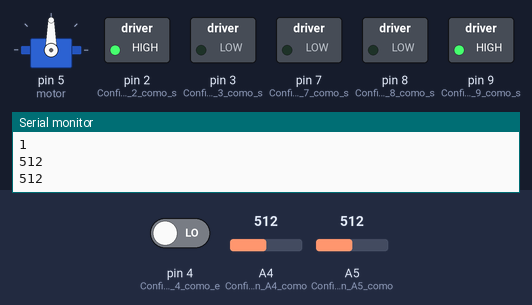
A sketch run on a simulated Arduino Uno, built with avr-gcc and run on an emulated ATmega328P. Parts: servo, switched loads named in the sketch (green lamp = pin HIGH), the last lines printed to the serial monitor. Dashed ring = blinking. Inputs (shaded band) come from the test bench; at power-on: pin 4 (Configura_el_pin_4_como_e) LOW, A4 (Configura_el_pin_A4_como) = 512, A5 (Configura_el_pin_A5_como) = 512.

Above: at 1.2 s.
1.3 s: pin 4 (Configura_el_pin_4_como_e) driven HIGH
At 1.73 s:
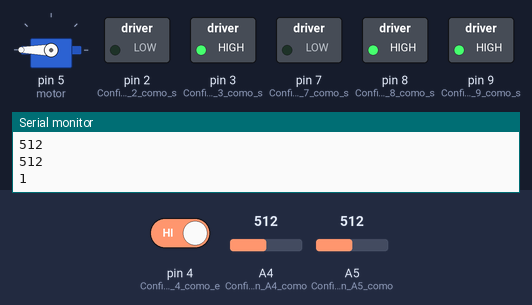
4.3 s: A4 (Configura_el_pin_A4_como) set to 488
At 4.74 s:
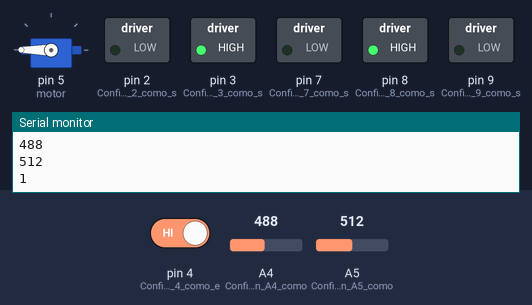
7.3 s: A5 (Configura_el_pin_A5_como) set to 210
10.3 s: A5 (Configura_el_pin_A5_como) set to 190
At 10.75 s:
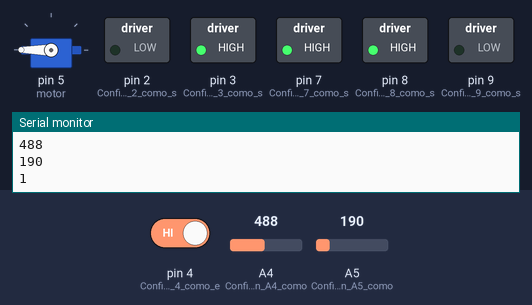
13.3 s: A4 (Configura_el_pin_A4_como) set to 510
At 13.75 s:
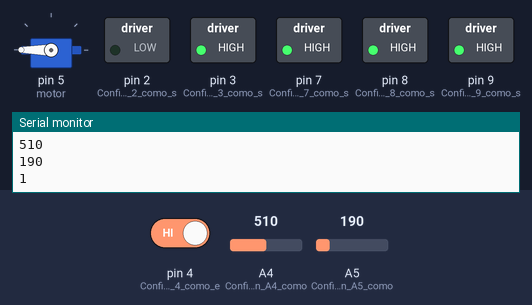
16.3 s: A4 (Configura_el_pin_A4_como) set to 490
At 17.2 s:
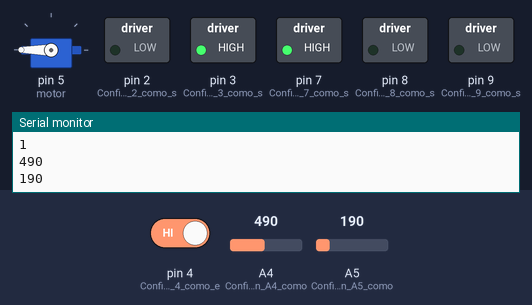
Timing chart, 0 to 20.3 s (numbered marks = the images above; inputs shaded):
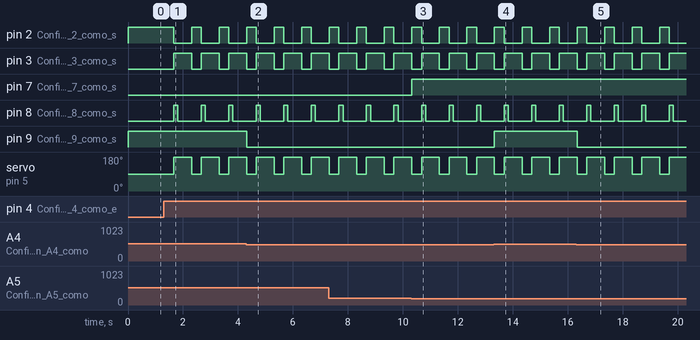

The sketch:

carpark_project_code.ino
```cpp
#include <Servo.h> // Incluye la librería Servo para controlar el servomotor

int boton = 0; // Variable que registra el estado del botón (cantidad de pulsaciones)
Servo motor; // Crea un objeto Servo para controlar la barrera de entrada

// Código inicial que se ejecuta una sola vez
void setup() {
   pinMode(7, OUTPUT); // Configura el pin 7 como salida para el LED amarillo (farol)
   pinMode(9, OUTPUT); // Configura el pin 9 como salida para el LED rojo (espacio de discapacitados)
   pinMode(4, INPUT);  // Configura el pin 4 como entrada para el botón de activación
   pinMode(A4, INPUT); // Configura el pin A4 como entrada para la fotoresistencia del área de discapacitados
   pinMode(A5, INPUT); // Configura el pin A5 como entrada para la fotoresistencia del farol
   Serial.begin(9600); // Inicializa la comunicación serial a 9600 baudios para monitorear datos
   pinMode(8, OUTPUT); // Configura el pin 8 como salida para el buzzer (emisor de sonido)
   pinMode(3, OUTPUT); // Configura el pin 3 como salida para el LED verde (estado de la barrera)
   pinMode(2, OUTPUT); // Configura el pin 2 como salida para el LED rojo (estado de la barrera)

   motor.attach(5, 500, 2500); // Asocia el servomotor al pin 5 y define sus límites de movimiento
   boton = 0; // Inicializa la variable del botón en 0
}

// Código en bucle
void loop() {
   // Detección del botón (incrementa al presionar)
   if (digitalRead(4) == 1) {
      boton += 1; // Incrementa el contador del botón
      delay(350); // Añade un pequeño retraso para evitar múltiples lecturas por un solo toque
   }

   Serial.println("1"); // Imprime "1" para monitorear en el monitor serial

   // Control de la barrera según el estado del botón
   if (boton == 1) {
      motor.write(180); // Abre la barrera
      digitalWrite(3, HIGH); // Enciende el LED verde (indica acceso permitido)
      digitalWrite(2, LOW);  // Apaga el LED rojo
      digitalWrite(8, HIGH); // Activa el buzzer por un corto periodo
      delay(150);
      digitalWrite(8, LOW);  // Apaga el buzzer
      delay(150);
   } else {
      motor.write(90); // Cierra la barrera
      boton = 0; // Reinicia el contador del botón
      digitalWrite(3, LOW); // Apaga el LED verde
      digitalWrite(2, HIGH); // Enciende el LED rojo (indica acceso denegado)
      digitalWrite(8, LOW);  // Apaga el buzzer
   }

   // Lee y muestra los valores de las fotoresistencias
   Serial.println(analogRead(A4)); // Lee y muestra el valor analógico del pin A4 (espacio de discapacitados)
   Serial.println(analogRead(A5)); // Lee y muestra el valor analógico del pin A5 (farol)

   // Control del espacio de discapacitados según la luz detectada
   if (analogRead(A4) > 500) {
      digitalWrite(9, HIGH); // Si detecta alta luz, enciende el LED rojo (indica que el espacio está ocupado)
   } else {
      digitalWrite(9, LOW); // Si no detecta alta luz, apaga el LED rojo
   }

   // Control del farol según la luz ambiental
   if (analogRead(A5) < 200) {
      digitalWrite(7, HIGH); // Si detecta baja luz, enciende el LED amarillo (activa el farol)
   } else {
      digitalWrite(7, LOW); // Si detecta suficiente luz, apaga el LED amarillo
   }
}
```

Measured:
- the behaviour switches between 501 and 500 on A4 (Configura_el_pin_A4_como) (found by bisection; images 1 and 2)
- the behaviour switches between 200 and 199 on A5 (Configura_el_pin_A5_como) (found by bisection; images 2 and 3)
- after the input at 1.3 s, pin 2 (Configura_el_pin_2_como_s): alternates HIGH for 0.35 s and LOW for 0.65 s, starting after 0.36 s; pin 3 (Configura_el_pin_3_como_s): alternates HIGH for 0.65 s and LOW for 0.35 s, starting after 0.36 s
- after the input at 4.3 s, pin 9 (Configura_el_pin_9_como_s): HIGH → LOW at once
- after the input at 10.3 s, pin 7 (Configura_el_pin_7_como_s): LOW → HIGH at once
- after the input at 13.3 s, pin 9 (Configura_el_pin_9_como_s): LOW → HIGH at once
- after the input at 16.3 s, pin 9 (Configura_el_pin_9_como_s): HIGH → LOW at once
